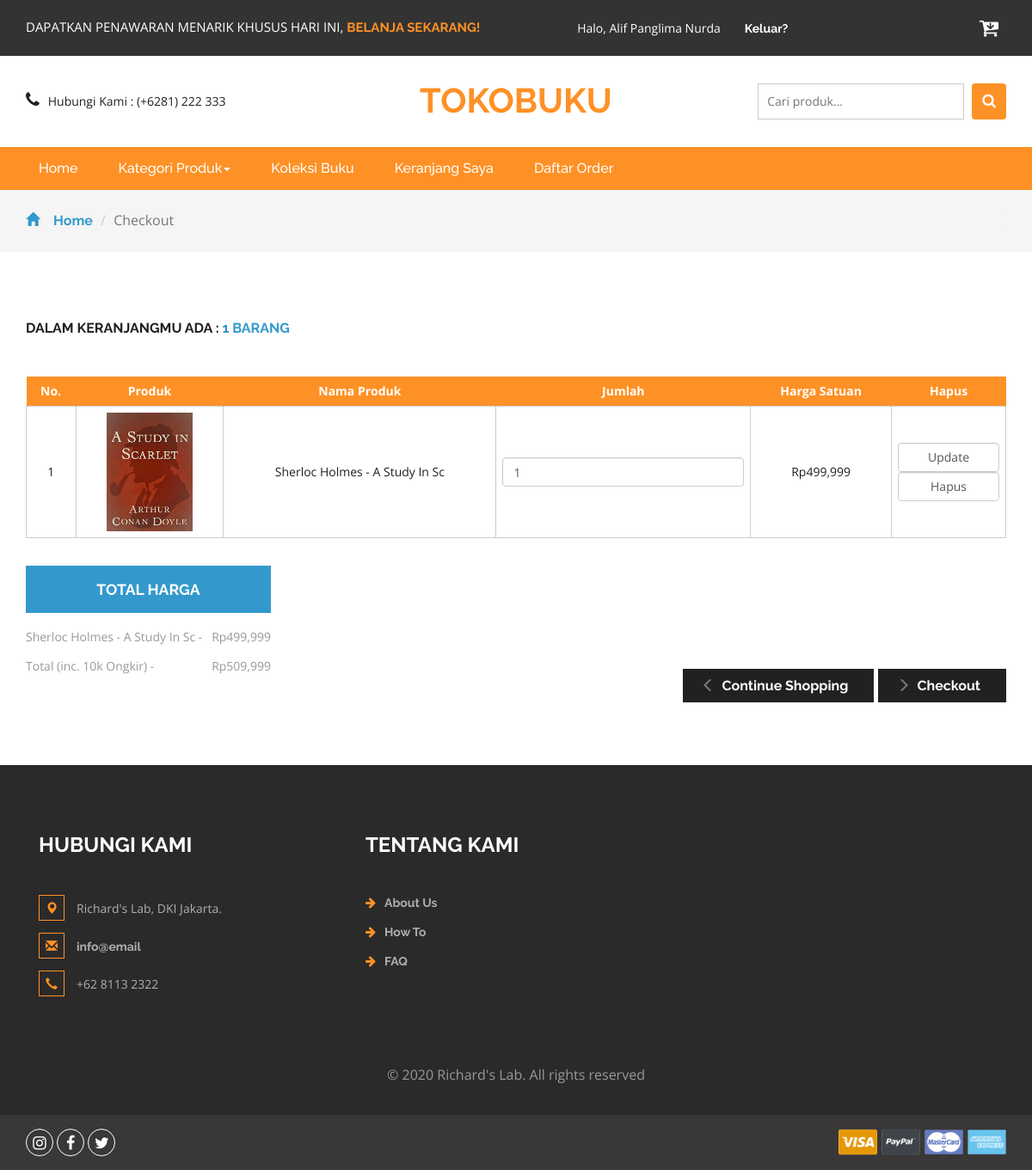
/cart.php (signed in), run on the app's committed database.
### tables this page shows
CREATE TABLE `detailorder` (
  `detailid` int(11) NOT NULL,
  `orderid` varchar(100) NOT NULL,
  `idproduk` int(11) NOT NULL,
  `qty` int(11) NOT NULL
);

CREATE TABLE `produk` (
  `idproduk` int(11) NOT NULL,
  `idkategori` int(11) NOT NULL,
  `namaproduk` varchar(30) NOT NULL,
  `gambar` varchar(100) NOT NULL,
  `deskripsi` varchar(200) NOT NULL,
  `rate` int(11) NOT NULL,
  `hargabefore` int(11) NOT NULL,
  `hargaafter` int(11) NOT NULL,
  `tgldibuat` timestamp NOT NULL DEFAULT current_timestamp()
);

### cart.php (the view, shortened to what this page needs)
<?php
include 'dbconnect.php';
$uid = $_SESSION['id'];
$caricart = mysqli_query($conn, "select * from cart where userid='$uid' and status='Cart'");
$fetc = mysqli_fetch_array($caricart);
$orderidd = $fetc['orderid'];
$itungtrans = mysqli_query($conn, "select count(detailid) as jumlahtrans from detailorder where orderid='$orderidd'");
$itungtrans2 = mysqli_fetch_assoc($itungtrans);
$itungtrans3 = $itungtrans2['jumlahtrans'];
?>
<!DOCTYPE html>
<html>
<head>
	<link href="css/bootstrap.css" rel="stylesheet" type="text/css" media="all" />
	<link href="css/style.css" rel="stylesheet" type="text/css" media="all" />
	<link href="css/font-awesome.css" rel="stylesheet">
</head>
<body>
	<div class="agileits_header">
		<div class="container">
			<div class="w3l_offers">
				<p>DAPATKAN PENAWARAN MENARIK KHUSUS HARI INI, <a href="products.html">BELANJA SEKARANG!</a></p>
			</div>
			<div class="agile-login">
				<ul>
					<?php
					if (!isset($_SESSION['log'])) {
						echo '
					<li><a href="registered.php"> Daftar</a></li>
					<li><a href="login.php">Masuk</a></li>
					';
					} else {
						if ($_SESSION['role'] == 'Member') {
							echo '
					<li style="color:white">Halo, ' . $_SESSION["name"] . '
					<li><a href="logout.php">Keluar?</a></li>
					';
						} else {
							echo '
					<li style="color:white">Halo, ' . $_SESSION["name"] . '
					<li><a href="admin">Admin Panel</a></li>
					<li><a href="logout.php">Keluar?</a></li>
					';
						};
					}
					?>
				</ul>
			</div>
			<div class="product_list_header">
				<a href="cart.php"><button class="w3view-cart" type="submit" name="submit" value=""><i class="fa fa-cart-arrow-down" aria-hidden="true"></i></button>
				</a>
			</div>
			<div class="clearfix"> </div>
		</div>
	</div>
	<div class="logo_products">
		<div class="container">
			<div class="w3ls_logo_products_left1">
				<ul class="phone_email">
					<li><i class="fa fa-phone" aria-hidden="true"></i>Hubungi Kami : (+6281) 222 333</li>
				</ul>
			</div>
			<div class="w3ls_logo_products_left">
				<h1><a href="index.php">Tokobuku</a></h1>
			</div>
			<div class="w3l_search">
				<form action="search.php" method="post">
					<input type="search" name="Search" placeholder="Cari produk...">
					<button type="submit" class="btn btn-default search" aria-label="Left Align">
						<i class="fa fa-search" aria-hidden="true"> </i>
					</button>
				</form>
			</div>
			<div class="clearfix"> </div>
		</div>
	</div>
	<div class="navigation-agileits">
		<div class="container">
			<nav class="navbar navbar-default">
				<div class="collapse navbar-collapse" id="bs-megadropdown-tabs">
					<ul class="nav navbar-nav">
						<li class="active"><a href="index.php" class="act">Home</a></li>
						<li class="dropdown">
							<a href="#" class="dropdown-toggle" data-toggle="dropdown">Kategori Produk<b class="caret"></b></a>
						</li>
						<li><a href="koleksiBuku.php">Koleksi Buku</a></li>
						<li><a href="cart.php">Keranjang Saya</a></li>
						<li><a href="daftarorder.php">Daftar Order</a></li>
					</ul>
				</div>
			</nav>
		</div>
	</div>
	<div class="breadcrumbs">
		<div class="container">
			<ol class="breadcrumb breadcrumb1">
				<li><a href="index.php"><span class="glyphicon glyphicon-home" aria-hidden="true"></span>Home</a></li>
				<li class="active">Checkout</li>
			</ol>
		</div>
	</div>
	<div class="checkout">
		<div class="container">
			<h2>Dalam keranjangmu ada : <span><?php echo $itungtrans3 ?> barang</span></h2>
			<div class="checkout-right">
				<table class="timetable_sub">
					<thead>
						<tr>
							<th>No.</th>
							<th>Produk</th>
							<th>Nama Produk</th>
							<th>Jumlah</th>
							<th>Harga Satuan</th>
							<th>Hapus</th>
						</tr>
					</thead>
					<?php
					$brg = mysqli_query($conn, "SELECT * from detailorder d, produk p where orderid='$orderidd' and d.idproduk=p.idproduk order by d.idproduk ASC");
					$no = 1;
					while ($b = mysqli_fetch_array($brg)) {
					?>
						<tr class="rem1">
							<form method="post">
								<td class="invert"><?php echo $no++ ?></td>
								<td class="invert"><a href="product.php?idproduk=<?php echo $b['idproduk'] ?>"><img src="<?php echo $b['gambar'] ?>" width="100px" height="auto" /></a></td>
								<td class="invert"><?php echo $b['namaproduk'] ?></td>
								<td class="invert">
									<div class="quantity">
										<div class="quantity-select">
											<input type="number" name="jumlah" class="form-control" height="100px" value="<?php echo $b['qty'] ?>" \>
										</div>
									</div>
								</td>
								<?php
								if ($b['hargaafter'] == 0) {
								?>
									<td class="invert">Rp<?php echo number_format($b['hargabefore']) ?></td>
								<?php
								}
								?>
								<td class="invert">
									<div class="rem">
										<input type="submit" name="update" class="form-control" value="Update" \>
										<input type="submit" name="hapus" class="form-control" value="Hapus" \>
							</form>
			</div>
		<?php
					}
		?>
		</div>
		<div class="checkout-left">
			<div class="checkout-left-basket">
				<h4>Total Harga</h4>
				<ul>
					<?php
					$brg = mysqli_query($conn, "SELECT * from detailorder d, produk p where orderid='$orderidd' and d.idproduk=p.idproduk order by d.idproduk ASC");
					$subtotal = 10000;
					while ($b = mysqli_fetch_array($brg)) {
						if ($b['hargaafter'] == 0) {
							$hrg = $b['hargabefore'];
						}
						$qtyy = $b['qty'];
						$totalharga = $hrg * $qtyy;
						$subtotal += $totalharga
					?>
						<li><?php echo $b['namaproduk'] ?><i> - </i> <span>Rp<?php echo number_format($totalharga) ?> </span></li>
					<?php
					}
					?>
					<li>Total (inc. 10k Ongkir)<i> - </i> <span>Rp<?php echo number_format($subtotal) ?></span></li>
				</ul>
			</div>
			<div class="checkout-right-basket">
				<a href="index.php"><span class="glyphicon glyphicon-menu-left" aria-hidden="true"></span>Continue Shopping</a>
				<a href="checkout.php"><span class="glyphicon glyphicon-menu-right" aria-hidden="true"></span>Checkout</a>
			</div>
			<div class="clearfix"> </div>
		</div>
	</div>
	<div class="footer">
		<div class="container">
			<div class="w3_footer_grids">
				<div class="col-md-4 w3_footer_grid">
					<h3>Hubungi Kami</h3>
					<ul class="address">
						<li><i class="glyphicon glyphicon-map-marker" aria-hidden="true"></i>Richard's Lab, DKI Jakarta.</li>
						<li><i class="glyphicon glyphicon-envelope" aria-hidden="true"></i><a href="mailto:info@email">info@email</a></li>
						<li><i class="glyphicon glyphicon-earphone" aria-hidden="true"></i>+62 8113 2322</li>
					</ul>
				</div>
				<div class="col-md-3 w3_footer_grid">
					<h3>Tentang Kami</h3>
					<ul class="info">
						<li><i class="fa fa-arrow-right" aria-hidden="true"></i><a href="about.html">About Us</a></li>
						<li><i class="fa fa-arrow-right" aria-hidden="true"></i><a href="about.html">How To</a></li>
						<li><i class="fa fa-arrow-right" aria-hidden="true"></i><a href="about.html">FAQ</a></li>
					</ul>
				</div>
				<div class="clearfix"> </div>
			</div>
		</div>
		<div class="footer-copy">
			<div class="container">
				<p>© 2020 Richard's Lab. All rights reserved</p>
			</div>
		</div>
	</div>
	<div class="footer-botm">
		<div class="container">
			<div class="w3layouts-foot">
				<ul>
					<li><a href="#" class="w3_agile_instagram"><i class="fa fa-instagram" aria-hidden="true"></i></a></li>
					<li><a href="#" class="w3_agile_facebook"><i class="fa fa-facebook" aria-hidden="true"></i></a></li>
					<li><a href="#" class="agile_twitter"><i class="fa fa-twitter" aria-hidden="true"></i></a></li>
				</ul>
			</div>
			<div class="payment-w3ls">
				<img src="images/card.png" alt=" " class="img-responsive">
			</div>
			<div class="clearfix"> </div>
		</div>
	</div>
	<link href="css/skdslider.css" rel="stylesheet">
</body>
</html>

### data on the page
detailorder: idproduk.gambar (picture), idproduk.namaproduk "Sherloc Holmes - A Study In Sc", jumlah "1", idproduk.hargabefore "499,999", totalharga "499,999"

### other printed values
$_SESSION["name"] "Alif Panglima Nurda"
$itungtrans3 "1"
$subtotal "509,999"
